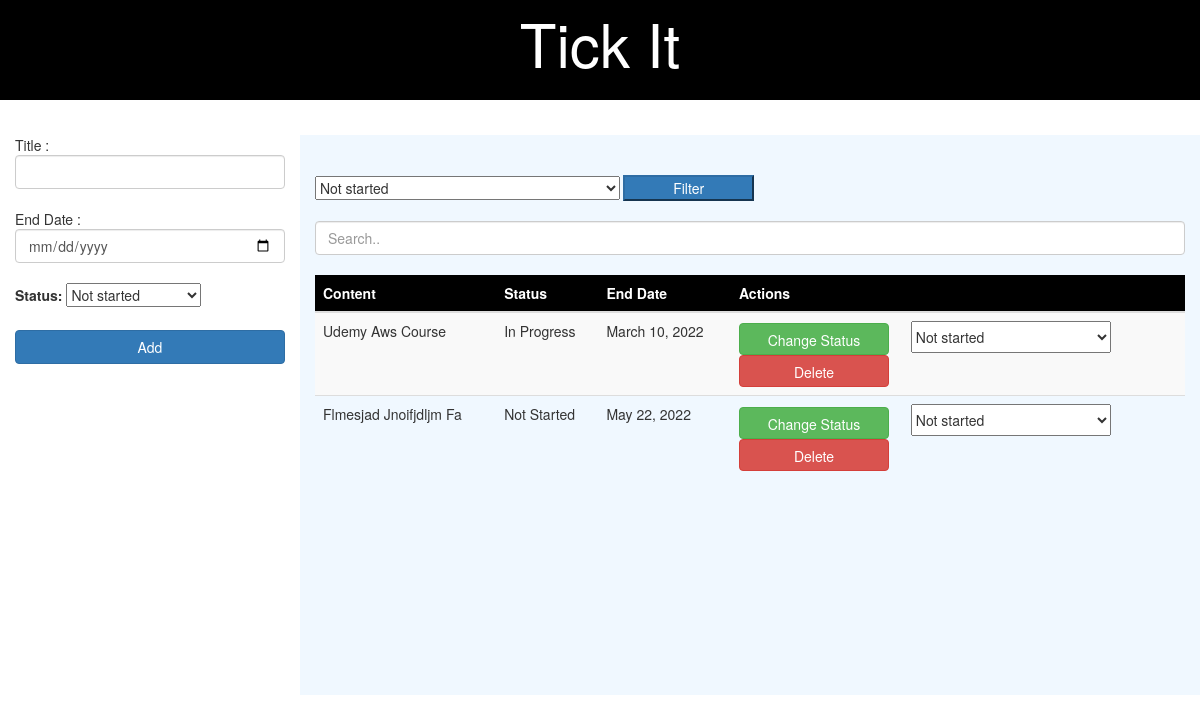
The page /todoapp/ on the database as committed earlier.
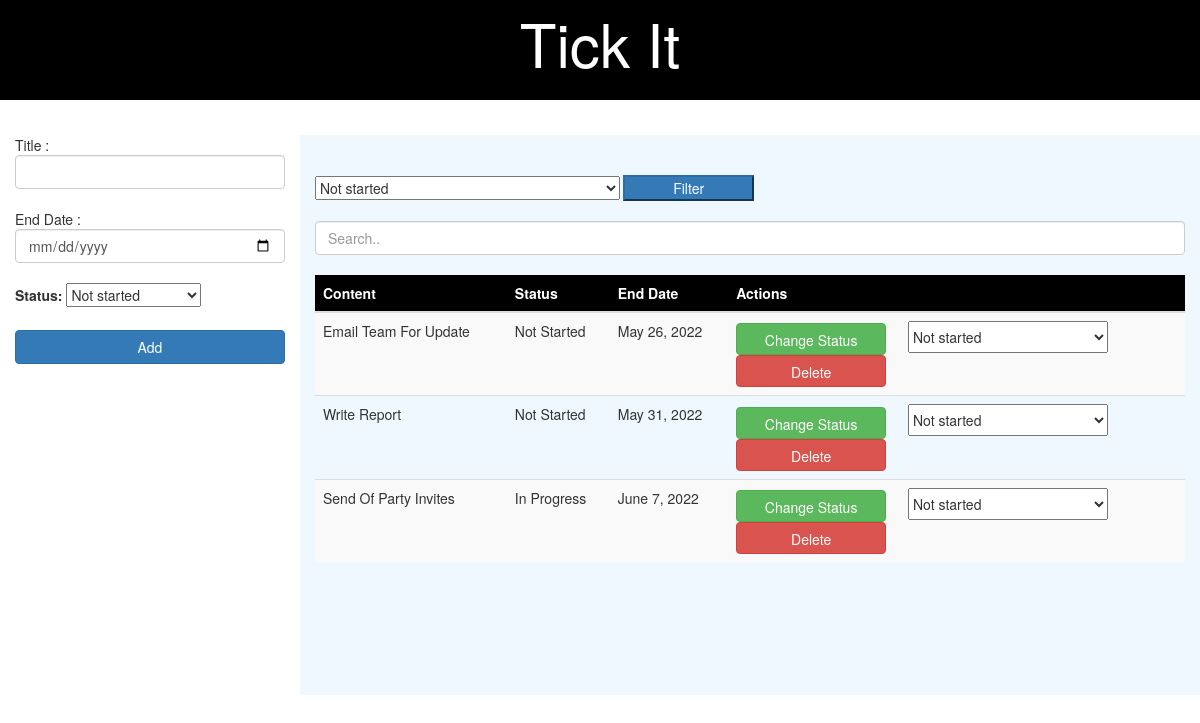
The same page on the database as committed later.
### todoapp/models.py (models this page shows)
class TodoItem(models.Model):
    content = models.CharField(max_length=400)
    status = models.CharField(max_length=13, choices=STATUS_CHOICES, default='Not Started')
    ETA = models.DateField()

### todoapp/views.py (the view)
# urls.py: path('todoapp/', todoappView),
def todoappView(request):
    all_items = TodoItem.objects.filter(~Q(status='Completed')).order_by('ETA')
    return render(request, 'todolist.html',{'all_items':all_items})

### templates/todolist.html (shortened to what this page needs)
<!DOCTYPE html>
<html lang="en">
<head>
  <link rel="stylesheet" href="https://maxcdn.bootstrapcdn.com/bootstrap/3.4.1/css/bootstrap.min.css">
</head>
<body>
<div class="container-fluid">
  <div class="row" class="header" style="height: 100px; font-size: 60px; background-color: black; color: white;"> <center>Tick It</center> </div>
  <div class="row" style="padding-top: 3%">
    <div class="col-sm-3" >
      <form action="/addTodoItem/" method = "post">{% csrf_token %}
              <div class="form-outline mb-4">
                Title : <input type="text" name="content" class="form-control" />
              </div><br>
              <div class="form-outline mb-4">
                  End Date : <input type="date" name="ETA" class="form-control" placeholder="ETA"/>
              </div><br>
              <div class="dropdown">
                  <label for="status">Status:</label>
                  <select class="form-outline mb-4" id="status" name="status" style="width: 50%;">
                      <option value="Not started">Not started</option>
                  </select>
              </div>
              <br>
              <button type="submit" class="form-outline mb-4 btn btn-primary btn-block mb-4">Add</button>
              </div>
    <div class="col-sm-9" style="background-color:aliceblue; overflow-y: scroll; height: 560px; text-transform: capitalize; ">
      <br><br><form action="/filterByStatus/" method = "post">{% csrf_token %}
        <div><select id="status" name="status" style="height: 5%; width: 35%;">
            <option value="Not started">Not started</option>
        </select>
        <button type="submit" class="btn-primary" style="width: 15%; height: 5%;">Filter</button>
        </div>
        </form><br>
        <input class="form-control" id="myInput" type="text" placeholder="Search.."><br>
        <table class="table table-striped">
            <thead style="background-color: black; color:white">
                <tr>
                  <th scope="col">Content</th>
                  <th scope="col">Status</th>
                  <th scope="col">End Date</th>
                  <th scope="col">Actions</th>
                </tr>
              </thead>
              <tbody id="myTable">
                  {% for i in all_items %}
                  <tr>
                      <td>{{i.content}}</td>
                      <td>{{i.status}}</td>
                      <td>{{i.ETA}}</td>
                      <td>
                        <form action="/changeStatus/{{i.id}}/" method = "post">{% csrf_token %}
                            <input type="submit" value="Change Status" class="btn btn-success ms-1" style="width: 150px; height:32px">
                            <select id="status" name="status" style="width: 200px; height:32px">
                                <option value="Not started">Not started</option>
                            </select>
                        </form>
                        <form action="/deleteTodoItem/{{i.id}}/" method = "post">{% csrf_token %}
                            <input type="submit" value="Delete" class="btn btn-danger" style="width: 150px; height:32px">
                        </form>
                      </td>
                    </tr>
                  {% endfor %}
              </tbody>
        </table>    </div>
  </div>
</div>
</body>
</html>

Rows that differ between the two databases and show on the page:
removed TodoItem: content "Udemy Aws Course", status "In Progress", ETA "March 10, 2022"
removed TodoItem: content "Flmesjad Jnoifjdljm Fa", status "Not Started", ETA "May 22, 2022"
added TodoItem: content "Email Team For Update", status "Not Started", ETA "May 26, 2022"
added TodoItem: content "Write Report", status "Not Started", ETA "May 31, 2022"
added TodoItem: content "Send Of Party Invites", status "In Progress", ETA "June 7, 2022"
